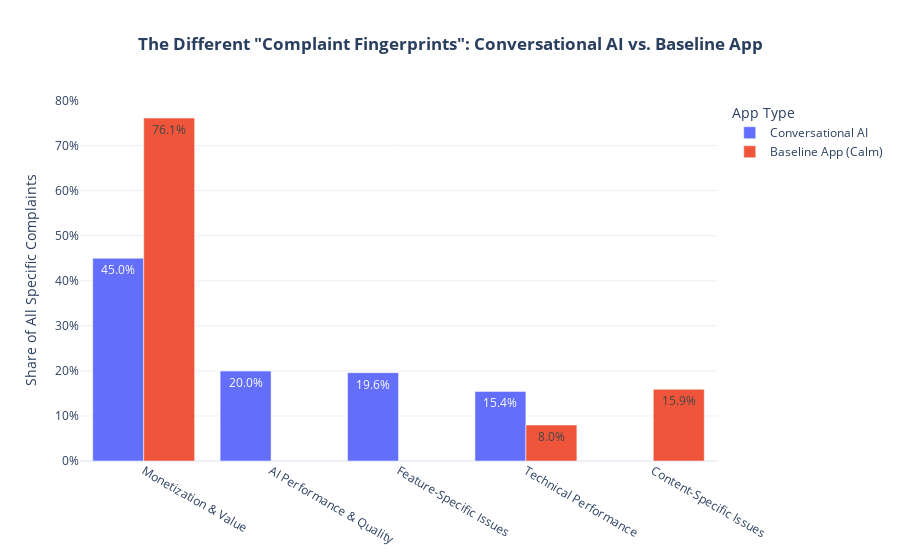

Notebook cell for this chart:
### Code cell
# --- Final Visualization: The Complaint "Fingerprint" Comparison ---

# 1. Get the percentage distributions for both app types (this part is the same)
conv_themes = (
    df_conv[
        ~df_conv["theme"].isin(["Outliers / Generic", "Other/Misc.", "Uncategorized"])
    ]["theme"]
    .value_counts(normalize=True)
    .reset_index()
)
conv_themes.columns = ["Theme", "Percentage of Complaints"]
conv_themes["App Type"] = "Conversational AI"

base_themes = (
    df_base[
        ~df_base["theme"].isin(["Outliers / Generic", "Other/Misc.", "Uncategorized"])
    ]["theme"]
    .value_counts(normalize=True)
    .reset_index()
)
base_themes.columns = ["Theme", "Percentage of Complaints"]
base_themes["App Type"] = "Baseline App (Calm)"

# 2. Combine the data
comparison_df = pd.concat([conv_themes, base_themes])

# 3. Create the Grouped Bar Chart
fig_final_comp = px.bar(
    comparison_df,
    x="Theme",
    y="Percentage of Complaints",
    color="App Type",
    barmode="group",  # This creates the side-by-side bars
    title='<b>The Different "Complaint Fingerprints": Conversational AI vs. Baseline App</b>',
    labels={"Percentage of Complaints": "Share of All Specific Complaints"},
    text_auto=".1%",  # Automatically format text on bars as percentage
    template="plotly_white",
)

# 4. Make it Beautiful and Clear
fig_final_comp.update_layout(
    title_x=0.5,
    yaxis_tickformat=".0%",  # Format y-axis as percentage
    legend_title_text="App Type",
    font=dict(size=12),
    xaxis_title=None,  # Remove the "Theme" x-axis title for a cleaner look
)
fig_final_comp.show()

### Figure 1 — Plotly figure (JSON) as saved in the notebook; plotly's stock layout.template omitted (floating-point values rounded to 4 significant figures)
{"data": [{"alignmentgroup": "True", "hovertemplate": "App Type=Conversational AI<br>Theme=%{x}<br>Share of All Specific Complaints=%{y}<extra></extra>", "legendgroup": "Conversational AI", "marker": {"color": "#636efa", "pattern": {"shape": ""}}, "name": "Conversational AI", "offsetgroup": "Conversational AI", "orientation": "v", "showlegend": true, "textposition": "auto", "texttemplate": "%{y:.1%}", "type": "bar", "x": ["Monetization & Value", "AI Performance & Quality", "Feature-Specific Issues", "Technical Performance"], "xaxis": "x", "y": [0.4499, 0.1996, 0.196, 0.1545], "yaxis": "y"}, {"alignmentgroup": "True", "hovertemplate": "App Type=Baseline App (Calm)<br>Theme=%{x}<br>Share of All Specific Complaints=%{y}<extra></extra>", "legendgroup": "Baseline App (Calm)", "marker": {"color": "#EF553B", "pattern": {"shape": ""}}, "name": "Baseline App (Calm)", "offsetgroup": "Baseline App (Calm)", "orientation": "v", "showlegend": true, "textposition": "auto", "texttemplate": "%{y:.1%}", "type": "bar", "x": ["Monetization & Value", "Content-Specific Issues", "Technical Performance"], "xaxis": "x", "y": [0.7611, 0.1591, 0.07979], "yaxis": "y"}], "layout": {"barmode": "group", "font": {"size": 12}, "legend": {"title": {"text": "App Type"}, "tracegroupgap": 0}, "title": {"text": "<b>The Different \"Complaint Fingerprints\": Conversational AI vs. Baseline App</b>", "x": 0.5}, "xaxis": {"anchor": "y", "domain": [0, 1], "title": {}}, "yaxis": {"anchor": "x", "domain": [0, 1], "tickformat": ".0%", "title": {"text": "Share of All Specific Complaints"}}}}
